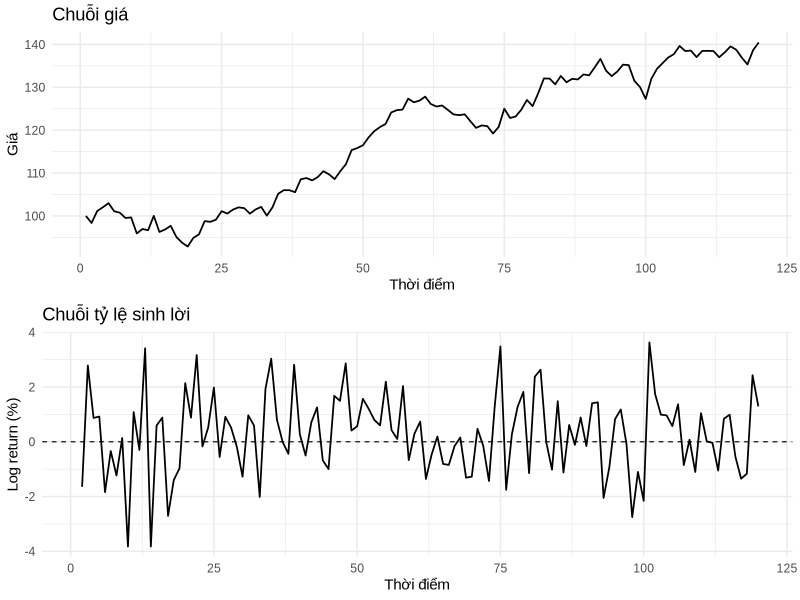
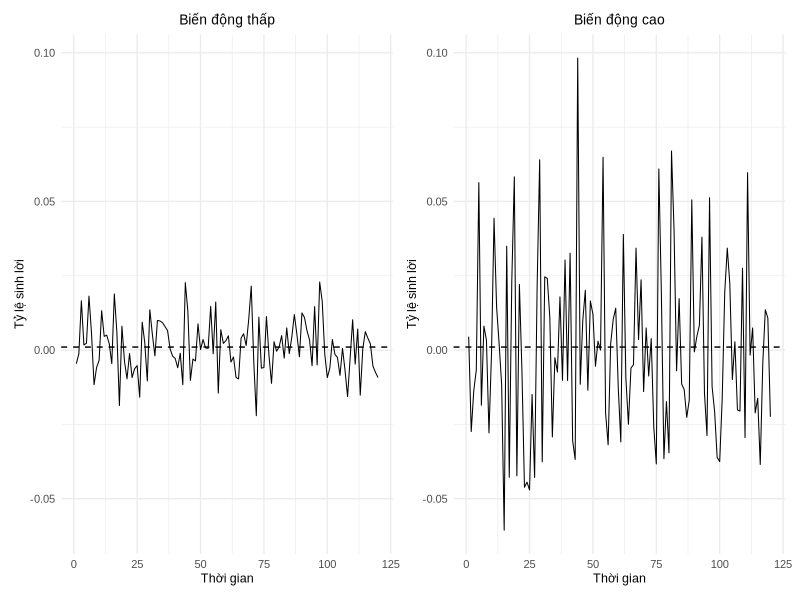
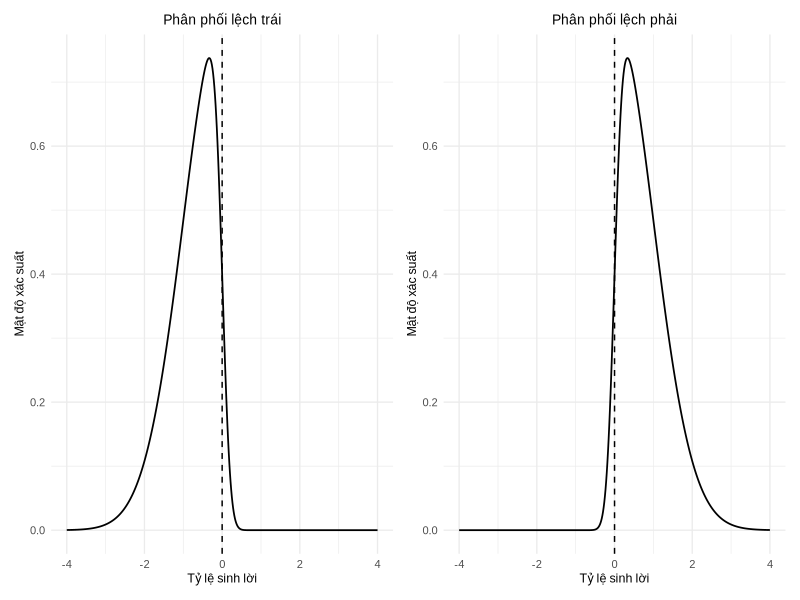
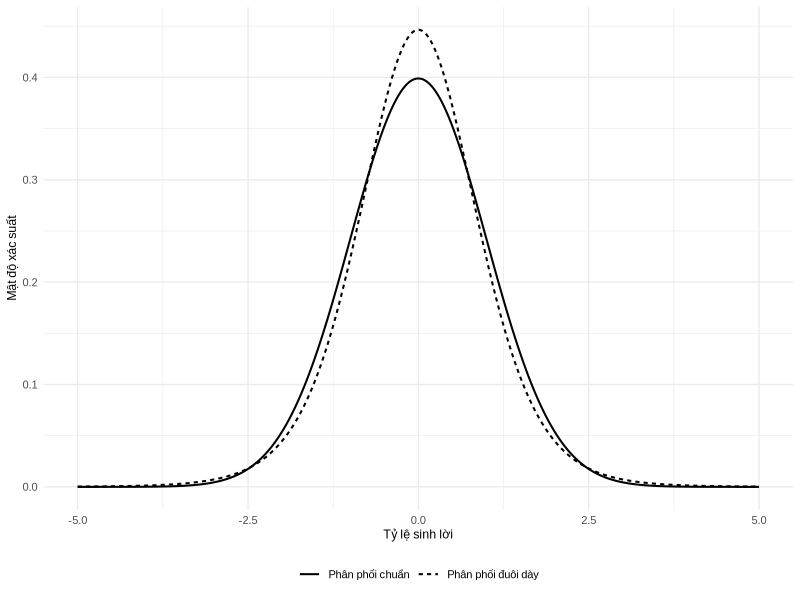
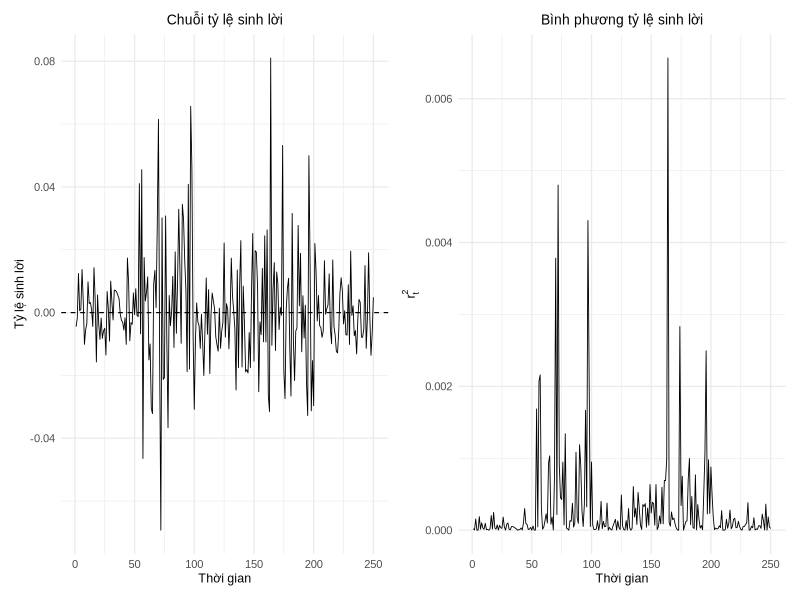
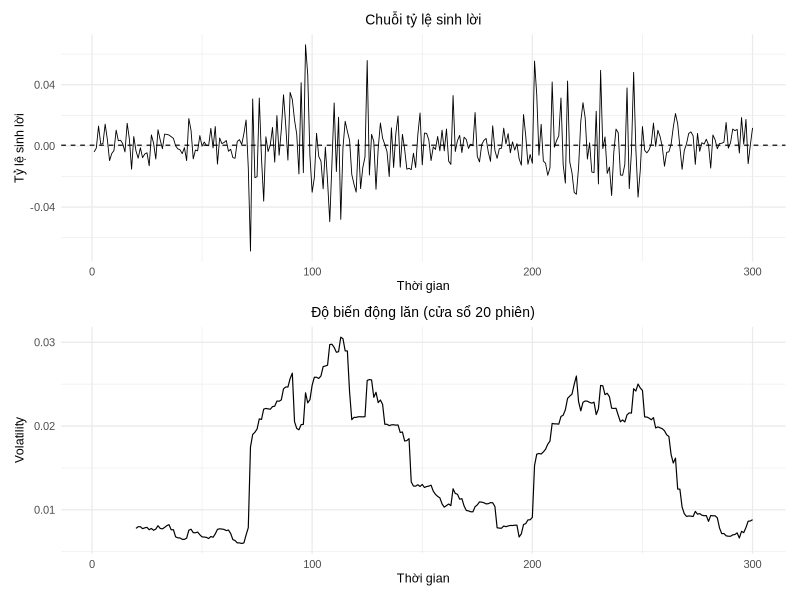
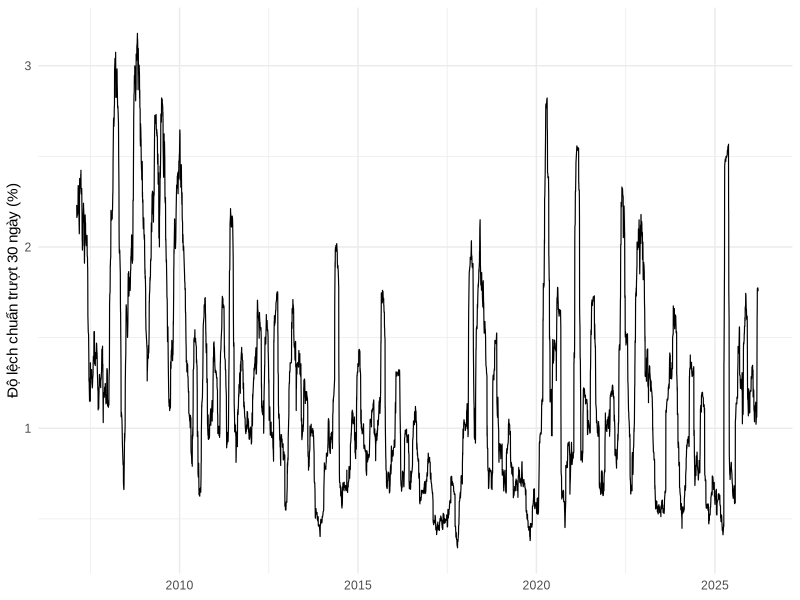
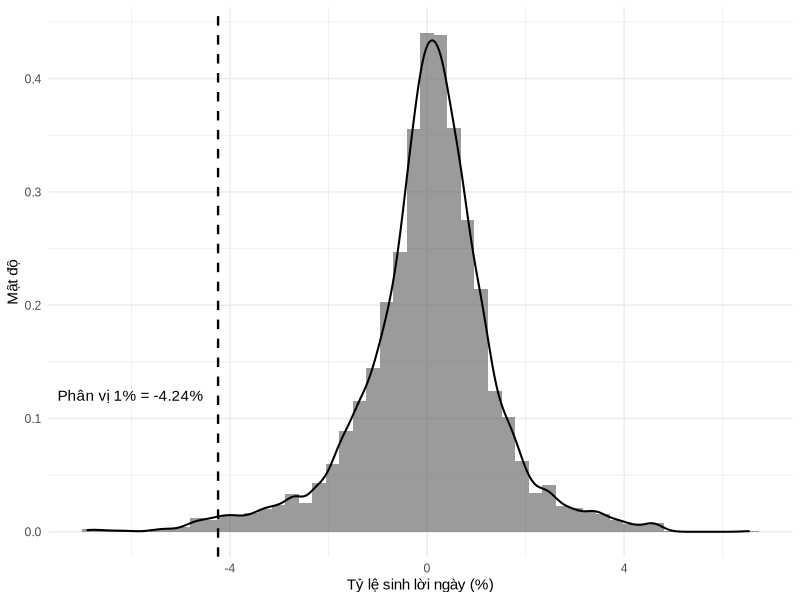

The R script that drew these images, in order:
## ---- chunk 1
#| label: tbl-price-return-demo
#| tbl-cap: "So sánh thay đổi giá và tỷ lệ sinh lời của hai tài sản"
#| echo: false
#| message: false
#| warning: false

library(tibble)
library(knitr)
library(kableExtra)

price_A_0 <- 50
price_A_1 <- 55
price_B_0 <- 200
price_B_1 <- 206

tbl_demo <- tibble(
  `Tài sản` = c("A", "B"),
  `Giá đầu kỳ` = c(price_A_0, price_B_0),
  `Giá cuối kỳ` = c(price_A_1, price_B_1),
  `Thay đổi giá` = c(price_A_1 - price_A_0, price_B_1 - price_B_0),
  `Tỷ lệ sinh lời (%)` = c(
    (price_A_1 / price_A_0 - 1) * 100,
    (price_B_1 / price_B_0 - 1) * 100
  )
)

tbl_demo |>
  kbl(
    digits = 2,
    align = "ccccc",
    booktabs = TRUE
  ) |>
  kable_styling(
    latex_options = "hold_position",
    full_width = FALSE,
    position = "center"
  )
## ---- chunk 2
#| label: fig-price-vs-return
#| fig-cap: "So sánh chuỗi giá và chuỗi log return của cùng một tài sản"
#| fig-width: 7
#| fig-height: 5.5
#| fig-pos: "H"
#| echo: false
#| message: false
#| warning: false
#| #dev: cairo_pdf
#| dev: ragg_png
#| dpi: 300

library(ggplot2)
library(dplyr)
library(tibble)
library(gridExtra)

prices <- tibble(
  t = 1:120,
  price = cumsum(c(100, rnorm(119, mean = 0.25, sd = 1.8)))
) |>
  mutate(
    price = ifelse(price <= 0, NA, price),
    log_return = c(NA, diff(log(price)))
  )

base_family <- "Arial"

p1 <- ggplot(prices, aes(x = t, y = price)) +
  geom_line(linewidth = 0.6) +
  labs(
    x = "Thời điểm",
    y = "Giá",
    title = "Chuỗi giá"
  ) +
  theme_minimal(base_size = 11, base_family = base_family)

p2 <- ggplot(prices, aes(x = t, y = 100 * log_return)) +
  geom_line(linewidth = 0.6, na.rm = TRUE) +
  geom_hline(yintercept = 0, linewidth = 0.4, linetype = "dashed") +
  labs(
    x = "Thời điểm",
    y = "Log return (%)",
    title = "Chuỗi tỷ lệ sinh lời"
  ) +
  theme_minimal(base_size = 11, base_family = base_family)

gridExtra::grid.arrange(p1, p2, ncol = 1)
## ---- chunk 3
#| label: fig-minh-hoa-volatility
#| echo: false
#| warning: false
#| message: false
#| fig-cap: "Hai chuỗi tỷ lệ sinh lời có cùng giá trị kỳ vọng nhưng khác nhau về mức độ biến động."
#| fig-width: 7.2
#| fig-height: 3.4
#| out-width: 100%
#| fig-pos: "H"
#| #dev: cairo_pdf
#| dev: ragg_png
#| dpi: 300

library(ggplot2)
library(patchwork)

set.seed(123)

base_family <- "Arial"

n <- 120
time <- 1:n
mu <- 0.001
sigma_low <- 0.01
sigma_high <- 0.03

returns_low <- rnorm(n, mean = mu, sd = sigma_low)
returns_high <- rnorm(n, mean = mu, sd = sigma_high)

ylim_all <- range(c(returns_low, returns_high))

df_low <- data.frame(time = time, return = returns_low)
df_high <- data.frame(time = time, return = returns_high)

p1 <- ggplot(df_low, aes(x = time, y = return)) +
  geom_line(linewidth = 0.35) +
  geom_hline(yintercept = mu, linetype = "dashed", linewidth = 0.5) +
  labs(
    title = "Biến động thấp",
    x = "Thời gian",
    y = "Tỷ lệ sinh lời"
  ) +
  coord_cartesian(ylim = ylim_all) +
  theme_minimal(base_size = 10, base_family = base_family) +
  theme(
    plot.title = element_text(hjust = 0.5, size = 10),
    axis.title = element_text(size = 9)
  )

p2 <- ggplot(df_high, aes(x = time, y = return)) +
  geom_line(linewidth = 0.35) +
  geom_hline(yintercept = mu, linetype = "dashed", linewidth = 0.5) +
  labs(
    title = "Biến động cao",
    x = "Thời gian",
    y = "Tỷ lệ sinh lời"
  ) +
  coord_cartesian(ylim = ylim_all) +
  theme_minimal(base_size = 10, base_family = base_family) +
  theme(
    plot.title = element_text(hjust = 0.5, size = 10),
    axis.title = element_text(size = 9)
  )

p1 + p2
## ---- chunk 4
#| label: fig-minh-hoa-skewness
#| echo: false
#| warning: false
#| message: false
#| fig-cap: "Minh hoạ phân phối lệch trái và lệch phải."
#| fig-width: 7.2
#| fig-height: 3.4
#| out-width: 100%
#| fig-pos: "H"
#| #dev: cairo_pdf
#| dev: ragg_png
#| dpi: 300

library(ggplot2)
library(patchwork)
library(sn)

set.seed(123)
base_family <- "Arial"

x <- seq(-4, 4, length.out = 500)

# Phân phối lệch trái
y_left <- dsn(x, xi = 0, omega = 1, alpha = -6)
df_left <- data.frame(x = x, density = y_left)

# Phân phối lệch phải
y_right <- dsn(x, xi = 0, omega = 1, alpha = 6)
df_right <- data.frame(x = x, density = y_right)

ylim_all <- range(c(y_left, y_right))

p1 <- ggplot(df_left, aes(x = x, y = density)) +
  geom_line(linewidth = 0.6) +
  geom_vline(xintercept = 0, linetype = "dashed", linewidth = 0.5) +
  labs(
    title = "Phân phối lệch trái",
    x = "Tỷ lệ sinh lời",
    y = "Mật độ xác suất"
  ) +
  coord_cartesian(ylim = ylim_all) +
  theme_minimal(base_size = 10, base_family = base_family) +
  theme(
    plot.title = element_text(hjust = 0.5, size = 10),
    axis.title = element_text(size = 9)
  )

p2 <- ggplot(df_right, aes(x = x, y = density)) +
  geom_line(linewidth = 0.6) +
  geom_vline(xintercept = 0, linetype = "dashed", linewidth = 0.5) +
  labs(
    title = "Phân phối lệch phải",
    x = "Tỷ lệ sinh lời",
    y = "Mật độ xác suất"
  ) +
  coord_cartesian(ylim = ylim_all) +
  theme_minimal(base_size = 10, base_family = base_family) +
  theme(
    plot.title = element_text(hjust = 0.5, size = 10),
    axis.title = element_text(size = 9)
  )

p1 + p2
## ---- chunk 5
#| label: fig-minh-hoa-kurtosis
#| echo: false
#| warning: false
#| message: false
#| fig-cap: "So sánh phân phối chuẩn và phân phối có đuôi dày hơn phân phối chuẩn."
#| fig-width: 7.0
#| fig-height: 4.0
#| out-width: 100%
#| fig-pos: "H"
#| #dev: cairo_pdf
#| dev: ragg_png
#| dpi: 300
library(ggplot2)

x <- seq(-5, 5, length.out = 1000)
base_family <- "Arial"

# Phân phối chuẩn chuẩn hoá
y_norm <- dnorm(x, mean = 0, sd = 1)

# Phân phối Student-t có đuôi dày hơn
df_t <- 8
scale_t <- sqrt((df_t - 2) / df_t)
y_t <- dt(x / scale_t, df = df_t) / scale_t

df_plot <- data.frame(
  x = rep(x, 2),
  density = c(y_norm, y_t),
  distribution = factor(
    c(rep("Phân phối chuẩn", length(x)),
      rep("Phân phối đuôi dày", length(x))),
    levels = c("Phân phối chuẩn", "Phân phối đuôi dày")
  )
)

ggplot(df_plot, aes(x = x, y = density, linetype = distribution)) +
  geom_line(linewidth = 0.7) +
  labs(
    x = "Tỷ lệ sinh lời",
    y = "Mật độ xác suất",
    linetype = NULL
  ) +
  theme_minimal(base_size = 10, base_family = base_family) +
  theme(
    legend.position = "bottom",
    axis.title = element_text(size = 9)
  )
## ---- chunk 6
#| label: fig-minh-hoa-acf-returns
#| echo: false
#| warning: false
#| message: false
#| fig-cap: "Minh hoạ chuỗi tỷ lệ sinh lời và bình phương tỷ lệ sinh lời."
#| fig-width: 7.2
#| fig-height: 3.6
#| fig-pos: "H"
#| out-width: 100%
#| dev: ragg_png
#| dpi: 300

library(ggplot2)
library(patchwork)

base_family <- "Arial"

set.seed(123)

n <- 250
sigma <- rep(c(0.008, 0.03, 0.012, 0.025, 0.01), each = 50)
returns <- rnorm(n, mean = 0, sd = sigma)

df_ret <- data.frame(
  time = 1:n,
  return = returns,
  sq_return = returns^2
)

p1 <- ggplot(df_ret, aes(x = time, y = return)) +
  geom_line(linewidth = 0.3) +
  geom_hline(yintercept = 0, linetype = "dashed", linewidth = 0.4) +
  labs(
    title = "Chuỗi tỷ lệ sinh lời",
    x = "Thời gian",
    y = "Tỷ lệ sinh lời"
  ) +
  theme_minimal(base_size = 10, base_family = base_family) +
  theme(
    plot.title = element_text(hjust = 0.5, size = 10),
    axis.title = element_text(size = 9)
  )

p2 <- ggplot(df_ret, aes(x = time, y = sq_return)) +
  geom_line(linewidth = 0.3) +
  labs(
    title = "Bình phương tỷ lệ sinh lời",
    x = "Thời gian",
    y = expression(r[t]^2)
  ) +
  theme_minimal(base_size = 10, base_family = base_family) +
  theme(
    plot.title = element_text(hjust = 0.5, size = 10),
    axis.title = element_text(size = 9)
  )

p1 + p2
## ---- chunk 7
#| label: fig-volatility-clustering
#| echo: false
#| warning: false
#| message: false
#| fig-cap: "Minh hoạ hiện tượng cụm biến động của chuỗi tỷ lệ sinh lời."
#| fig-width: 7.0
#| fig-height: 5.6
#| fig-pos: "H"
#| out-width: 100%
#| dev: ragg_png
#| dpi: 300


library(ggplot2)
library(patchwork)
library(zoo)

base_family <- "Arial"

set.seed(123)

n <- 300
sigma <- c(
  rep(0.008, 70),
  rep(0.030, 60),
  rep(0.010, 70),
  rep(0.025, 50),
  rep(0.009, 50)
)

returns <- rnorm(n, mean = 0.0005, sd = sigma)

df_plot <- data.frame(
  time = 1:n,
  return = returns
)

window_size <- 20
df_plot$rolling_vol <- rollapply(
  df_plot$return,
  width = window_size,
  FUN = sd,
  fill = NA,
  align = "right"
)

p1 <- ggplot(df_plot, aes(x = time, y = return)) +
  geom_line(linewidth = 0.3) +
  geom_hline(yintercept = mean(df_plot$return), linetype = "dashed", linewidth = 0.4) +
  labs(
    title = "Chuỗi tỷ lệ sinh lời",
    x = "Thời gian",
    y = "Tỷ lệ sinh lời"
  ) +
  theme_minimal(base_size = 10, base_family = base_family) +
  theme(
    plot.title = element_text(hjust = 0.5, size = 10),
    axis.title = element_text(size = 9)
  )

p2 <- ggplot(df_plot, aes(x = time, y = rolling_vol)) +
  geom_line(linewidth = 0.4) +
  labs(
    title = paste0("Độ biến động lăn (cửa sổ ", window_size, " phiên)"),
    x = "Thời gian",
    y = "Volatility"
  ) +
  theme_minimal(base_size = 10, base_family = base_family) +
  theme(
    plot.title = element_text(hjust = 0.5, size = 10),
    axis.title = element_text(size = 9)
  )

p1 / p2
## ---- chunk 8
#| label: fig-rolling-vol-vn
#| fig-cap: "Biến động trượt 30 ngày của tỷ lệ sinh lời logarit ngày trên chỉ số VN-Index."
#| fig-pos: "H"
#| echo: false
#| message: false
#| warning: false
#| dev: ragg_png
#| dpi: 300

library(readr)
library(dplyr)
library(tibble)
library(ggplot2)
library(zoo)
library(knitr)
library(kableExtra)
library(patchwork)
library(scales)
library(lubridate)

base_family <- "Arial"

df_vni = read_csv("../data/VNI.csv", col_types = cols(Date = col_date(format = "%m/%d/%Y"), 
                                                   Vol. = col_skip(), `Change %` = col_skip())) %>% 
  arrange(Date) %>% 
  filter(!is.na(Price)) %>% 
  mutate(
    log_return = c(NA, diff(log(Price))) * 100,
    simple_return = c(NA, Price[-1] / Price[-n()] - 1) * 100,
    sq_return = log_return^2,
    rolling_vol_30 = zoo::rollapply(
      log_return,
      width = 30,
      FUN = sd,
      fill = NA,
      align = "right"
    )
  )

ggplot(df_vni, aes(x = Date, y = rolling_vol_30)) +
  geom_line(linewidth = 0.4) +
  labs(
    x = NULL,
    y = "Độ lệch chuẩn trượt 30 ngày (%)"
  ) +
  theme_minimal(base_family = base_family)
## ---- chunk 9
#| label: fig-var-left-tail
#| fig-cap: "VaR như một phân vị ở phần đuôi trái của phân phối tỷ lệ sinh lời ngày của VN-Index."
#| fig-pos: "H"
#| echo: false
#| message: false
#| warning: false
#| dev: ragg_png
#| dpi: 300

library(ggplot2)
library(dplyr)

base_family <- "Arial"

var_cutoff_99 <- quantile(df_vni$log_return, probs = 0.01, na.rm = TRUE)

ggplot(df_vni, aes(x = log_return)) +
  geom_histogram(aes(y = after_stat(density)),
                 bins = 50, alpha = 0.6) +
  geom_density(linewidth = 0.7) +
  geom_vline(xintercept = var_cutoff_99, linetype = "dashed", linewidth = 0.8) +
  annotate(
    "text",
    x = var_cutoff_99,
    y = 0.12,
    label = paste0("Phân vị 1% = ", round(var_cutoff_99, 2), "%"),
    hjust = 1.1,
    family = base_family
  ) +
  labs(
    x = "Tỷ lệ sinh lời ngày (%)",
    y = "Mật độ"
  ) +
  theme_minimal(base_family = base_family)
